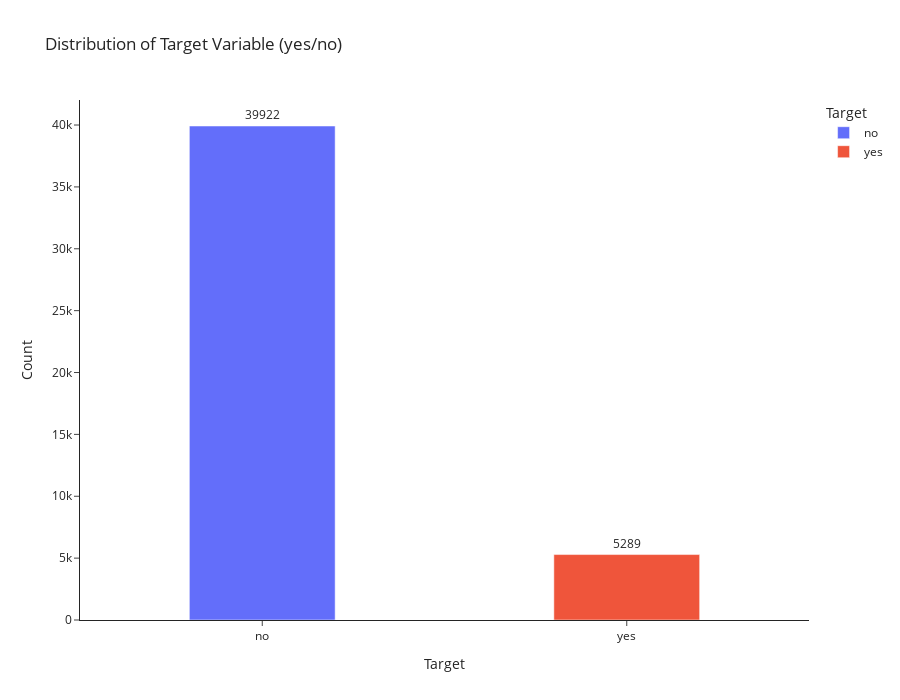

Notebook cell for this chart:
### Code cell
import pandas as pd
import plotly.express as px

# Load your dataset
df = data

# Detect target column
target = None
for cand in ["y", "target", "label"]:
    for c in df.columns:
        if c.lower() == cand:
            target = c
            break
    if target:
        break

if target is None:
    raise ValueError("No target column found (expected y/target/label).")

# Normalize yes/no
def normalize_target(v):
    if pd.isna(v):
        return v
    s = str(v).strip().lower()
    if s in {"yes", "y"}:
        return "yes"
    if s in {"no", "n"}:
        return "no"
    return s

df[target] = df[target].apply(normalize_target)

# Count distribution
counts = df[target].value_counts().reset_index()
counts.columns = [target, "count"]

# Plot thinner bars + taller figure
fig = px.bar(
    counts,
    x=target,
    y="count",
    text="count",
    color=target,
    title="Distribution of Target Variable (yes/no)",
    labels={target: "Target", "count": "Count"},
)

# Make bars thinner
fig.update_traces(width=0.4, textposition="outside")

# Increase height
fig.update_layout(
    template="simple_white",
    height=700,   # adjust as you like (700–900 looks great)
)

fig.show()

### Figure 1 — Plotly figure (JSON) as saved in the notebook; plotly's stock layout.template omitted (floating-point values rounded to 4 significant figures)
{"data": [{"hovertemplate": "Target=%{x}<br>Count=%{text}<extra></extra>", "legendgroup": "no", "marker": {"color": "#636efa", "pattern": {"shape": ""}}, "name": "no", "orientation": "v", "showlegend": true, "text": [39920.0], "textposition": "outside", "type": "bar", "width": 0.4, "x": ["no"], "xaxis": "x", "y": [39922], "yaxis": "y"}, {"hovertemplate": "Target=%{x}<br>Count=%{text}<extra></extra>", "legendgroup": "yes", "marker": {"color": "#EF553B", "pattern": {"shape": ""}}, "name": "yes", "orientation": "v", "showlegend": true, "text": [5289.0], "textposition": "outside", "type": "bar", "width": 0.4, "x": ["yes"], "xaxis": "x", "y": [5289], "yaxis": "y"}], "layout": {"barmode": "relative", "height": 700, "legend": {"title": {"text": "Target"}, "tracegroupgap": 0}, "title": {"text": "Distribution of Target Variable (yes/no)"}, "xaxis": {"anchor": "y", "categoryarray": ["no", "yes"], "categoryorder": "array", "domain": [0, 1], "title": {"text": "Target"}}, "yaxis": {"anchor": "x", "domain": [0, 1], "title": {"text": "Count"}}}}
